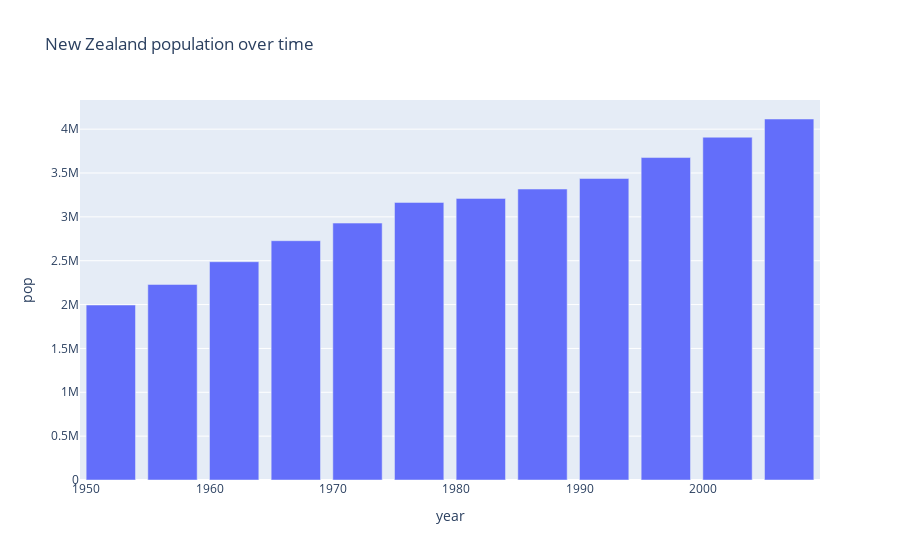

This figure's notebook cell:
### Code cell
fig = px.bar(data, x='year', y='pop', title='New Zealand population over time')
fig.show()
print(fig)

### Figure 1 — Plotly figure (JSON) as saved in the notebook; plotly's stock layout.template omitted (floating-point values rounded to 4 significant figures)
{"data": [{"alignmentgroup": "True", "hovertemplate": "year=%{x}<br>pop=%{y}<extra></extra>", "legendgroup": "", "marker": {"color": "#636efa", "pattern": {"shape": ""}}, "name": "", "offsetgroup": "", "orientation": "v", "showlegend": false, "textposition": "auto", "type": "bar", "x": [1952, 1957, 1962, 1967, 1972, 1977, 1982, 1987, 1992, 1997, 2002, 2007], "xaxis": "x", "y": [1994794, 2229407, 2488550, 2728150, 2929100, 3164900, 3210650, 3317166, 3437674, 3676187, 3908037, 4115771], "yaxis": "y"}], "layout": {"barmode": "relative", "legend": {"tracegroupgap": 0}, "title": {"text": "New Zealand population over time"}, "xaxis": {"anchor": "y", "domain": [0, 1], "title": {"text": "year"}}, "yaxis": {"anchor": "x", "domain": [0, 1], "title": {"text": "pop"}}}}
